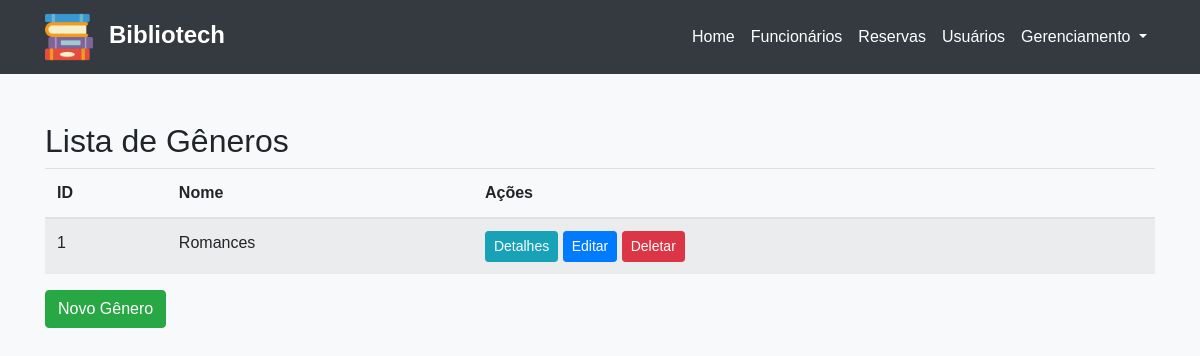
The page /generos/ on the database as committed earlier.
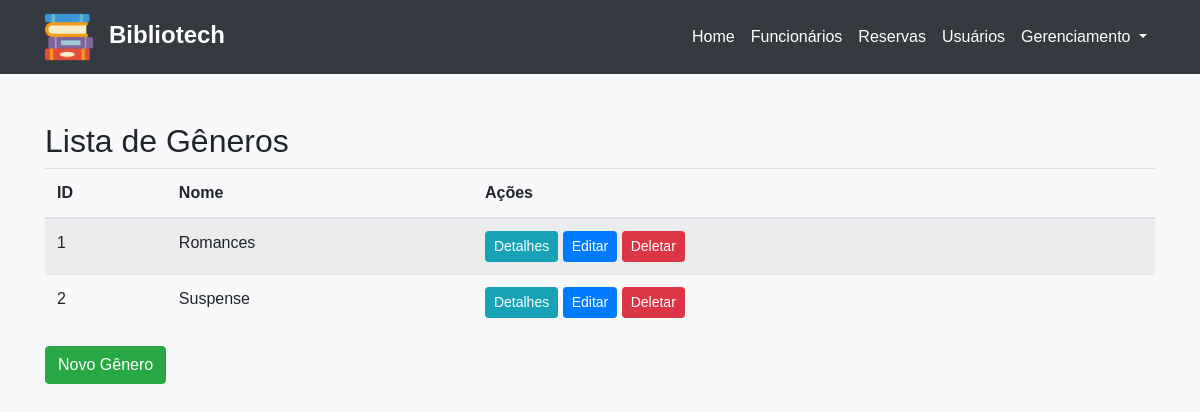
The same page on the database as committed later.
### appmodelo/models.py (models this page shows, shortened)
class Genero(models.Model):
    nome = models.CharField(max_length=100)

### appmodelo/views/GeneroViews.py (the view)
# urls.py: path('generos/', lista_generos, name='lista_generos'),
def lista_generos(request):
    generos = Genero.objects.all()
    return render(request, 'lista_generos.html', {'generos': generos})

### appmodelo/templates/lista_generos.html
{% extends 'Header.html' %} {% block content %}
<h2>Lista de Gêneros</h2>
<table class="table table-striped">
  <thead>
    <tr>
      <th>ID</th>
      <th>Nome</th>
      <th>Ações</th>
    </tr>
  </thead>
  <tbody>
    {% for genero in generos %}
    <tr>
      <td>{{ genero.id }}</td>
      <td>{{ genero.nome }}</td>
      <td>
        <a
          href="{% url 'detalhes_genero' genero.id %}"
          class="btn btn-info btn-sm"
          >Detalhes</a
        >
        <a
          href="{% url 'editar_genero' genero.id %}"
          class="btn btn-primary btn-sm"
          >Editar</a
        >
        <a
          href="{% url 'deletar_genero' genero.id %}"
          class="btn btn-danger btn-sm"
          >Deletar</a
        >
      </td>
    </tr>
    {% endfor %}
  </tbody>
</table>
<a href="{% url 'novo_genero' %}" class="btn btn-success">Novo Gênero</a>
{% endblock %}

Rows that differ between the two databases and show on the page:
added Genero: id "2", nome "Suspense"
